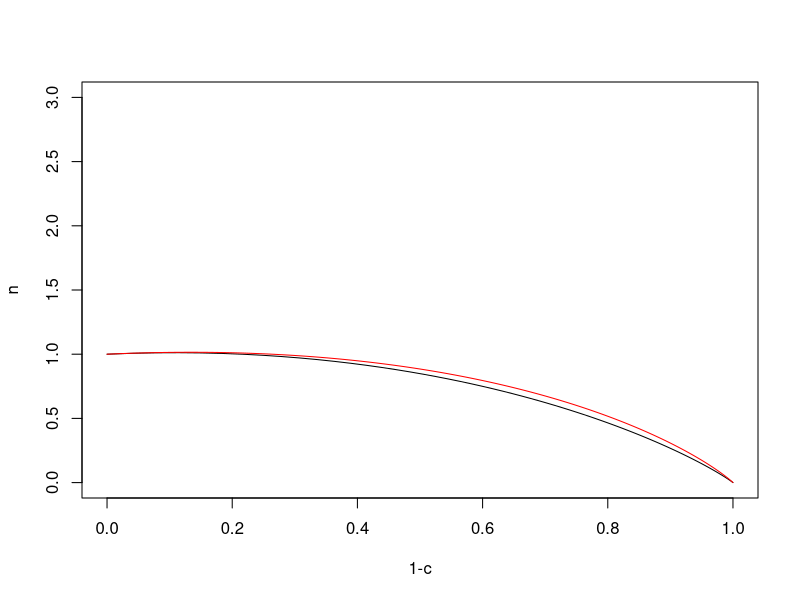

Source code (R):
# This program simulates the litter C and N mineralization with transformation
# into SOM, N mineralization and immobilization.

## Model parameters
rL <- 1/54           # litter N:C ratio
rS <- 1/9.77         # soil N:C ratio
rB <- 0.1            # microbial N:C ratio
rCR <- 0.45*rL^0.76  # critical N:C ratio, fit in Fig. 3 of Manzoni et al., 2008
eff <- rCR/rB        # carbon use efficiency of microbial growth, Eq.10 in XP14, and in Manzoni 08
tauLit <- 20         # litter turnover time
tauSom <- 20         # SOM turnover time
nsteps <- 1000       # temporal integration steps

# Initial litter C pool size
CLitInit <- 100

# ## litter bag-type setup: Add 
# inCLit <- array(0,c(nsteps))
# inCLit[1] <- CLitInit

# Initial inorganic N pool size
Ninorg <- 1

# Initialise output variables with NA
CLitOut <- array(NA,c(nsteps))
NLitOut <- array(NA,c(nsteps))
CSomOut <- array(NA,c(nsteps))
NSomOut <- array(NA,c(nsteps))
NinorgOut <- array(NA,c(nsteps))
NfixOut <- array(0,c(nsteps))

# Initialise litter pool with CLitInit and its prescribed C:N ratio (rL)
CLit <- CLitInit
NLit <- CLit*rL
CSom <- 0
NSom <- 0

# Write to output of first time step
CLitOut[1] <- CLit
NLitOut[1] <- NLit
CSomOut[1] <- CSom
NSomOut[1] <- NSom
NinorgOut[1] <- Ninorg

# Record total N for budget check
Ntot_before <- NLit + NSom + Ninorg

# Integrate time steps
for (i in 2:nsteps) {
	
	# Litter-C and -N decay with turnover time 'tauLit'
	dCLit <- 1/tauLit * CLit 
	dNLit <- 1/tauLit * NLit
	CLit <- CLit - dCLit 
	NLit <- NLit - dNLit 

	# Fraction 'eff' of Litter C decomposition added to SOM
	CSom <- CSom + dCLit * eff

	# N requirement is calculated so that rB (N:C ratio)
	# is maintained.
	Nreq_B <- dCLit * rCR  # rCR = rB*eff

	# This is the N requirement to maintain rS (SOM N:C ratio)
	Nreq_S <- dCLit * eff * rS

	# Difference is acquired through N fixation ???
	Nfix   <- max( 0, Nreq_S - Nreq_B )

	# N supply is given by litter N decay ('dNLit')
	Nsuppl <- dNLit
	
	# If N supply is sufficient, mineralisation occurrs: positive (dNLit-Nreq).
	# otherwise, immobilisation occurrs: negative (dNLit-Nreq).
	# Thus, the balance for total organic N is:
	# dN/dt = -(dNLit - Nreq)
	#       = -(dCLit*rL - dCLit*eff*rB)
	#       = dCLit*(rCR - rL) , rCR=eff*rB ('critical' N:C ratio)
	# This corresponds to Eq. S3 in Manzoni et al., 2010
	netmin <- Nsuppl - Nreq_B
	Ninorg <- Ninorg + netmin

	# Rest remains in the system: 
	rest <- dNLit - netmin
	NSom <- NSom + rest # rest = Nreq_B

	# Add Nfix to SOM ==> should maintain soil C:N ratio
	NSom <- NSom + Nfix

	# IMPORTANT:
	# N budget is only satisfied if rest=Nreq_B, but then soil C:N ratio is not satisfied.
	# Soil C:N ratio is only satisfied if rest=Nreq_S, but then N budget is not satisfied.
	# ==> something is wrong!!!

	# Because soil C:N ratio is slightly lower than microbial C:N ratio, there is a budget mismatch!
	# rest = Nreq_B
 # 	if (abs(rest-Nreq_S)>1e-9) {
	# 	print(paste(rest,Nreq_S))
	# }

	# Record total N for budget check
	Ntot_while <- NLit + NSom + Ninorg - (Nfix+sum(NfixOut))
	if (abs(Ntot_before-Ntot_while)>1e-9) {
		print('N budget violated, while')
		print(paste('diff, Nfix',Ntot_before-Ntot_while,Nfix))
	}
	
	# SOM decomposition
	dCSom <- 1/tauSom * CSom
	dNSom <- 1/tauSom * NSom
	CSom <- CSom - dCSom
	NSom <- NSom - dNSom
	
	# Mineralized SOM-N is added to inorganic N pool
	Ninorg <- Ninorg + dNSom
	
	# Write to output
	CLitOut[i] <- CLit
	NLitOut[i] <- NLit
	CSomOut[i] <- CSom
	NSomOut[i] <- NSom
	NinorgOut[i] <- Ninorg
	NfixOut[i] <- Nfix

	# Check SOM C:N ratio
	print( paste('soil C:N ',CSom/NSom) )
										
}


# Define variables as in Manzoni et al., XXX
smallc <- (CLitOut+CSomOut)/CLitInit[1]	
smalln <- (NLitOut+NSomOut)/(CLitInit[1]*rL)

Ctot <- CLitOut + CSomOut
Ntot <- NLitOut + NSomOut

# Alternatively, we can implement Eq.1 of Manzoni et al., 2008 directly as a function (n_manz) ...
rL0 <- rL
n_manz <- function( c_manz ){
	rL <- 1/54           # litter N:C ratio
	rB <- 0.1            # microbial N:C ratio
	rCR <- 0.45*rL^0.76  # critical N:C ratio, fit in Fig. 3 of Manzoni et al., 2008
	eff <- rCR/rB        # carbon use efficiency of microbial growth, Eq.10 in XP14, and in Manzoni 08
	n_manz <- c_manz * rB/rL0 + ( 1 - rB/rL0 ) * c_manz^(1/(1-eff))
}

# ... and apply this function to a decaying litter C pool (c_manz)
c_manz <- seq( from=1, to=0, by=-0.001 )
n_manz_out <- lapply( c_manz, FUN=n_manz )
n_manz_out <- unlist( n_manz_out )
	
# Plot the whole thing
time <- seq(1,nsteps)

# plot( time, CLitOut, , type='l', col='blue' , xlim=c(0,nsteps), ylim=c(0,CLitInit))
# par(new=TRUE)
# plot( time, CSomOut, , type='l', col='red'  , xlim=c(0,nsteps), ylim=c(0,CLitInit))
#plot( time, (CLitOut+CSomOut)/(NLitOut+NSomOut), , type='l', col='blue')#, xlim=c(0,nsteps), ylim=c(0,2000))
#par(new=TRUE)
#plot( time, CSomOut, , type='l', col='red', xlim=c(0,nsteps), ylim=c(0,2000))
# , xlim=c(0,nsteps), ylim=c(0,CLitInit))
#par(new=TRUE)
#plot( time, NLitOut, , type='l', col='red'  , xlim=c(0,nsteps), ylim=c(0,CLitInit*rL))
#plot( time, smalln, , type='l', col='red'  , xlim=c(0,nsteps), ylim=c(0,3))
#par(new=TRUE)

# This reproduces Figure 1 in Manzoni et al., 2008
plot( 1-smallc, smalln, , type='l', xlab="1-c", ylab="n", xlim=c(0,1), ylim=c(0,3))
lines( 1-c_manz, n_manz_out, col="red" )

# Inorganic N pool over time
# plot( time, NinorgOut, type='l', col='red' , xlim=c(0,nsteps))

# N fixation over time
# plot( time, cumsum(NfixOut), type='l', col='red' , xlim=c(0,nsteps))


